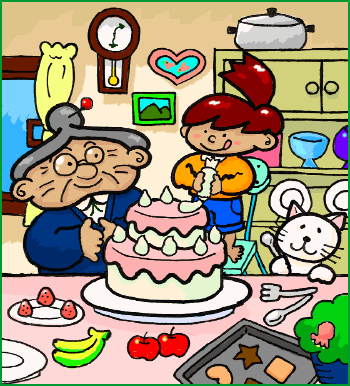
#> input picture spot1.png, 350 x 386 px
$ python comparison.py
#> lines starting #> are read from the running program, lines starting #| are printed output that depends on the picture; after the words box and inside, x2 and y2 are one past the last pixel; in counts of white or black regions, pixels touching at a corner belong together
import cv2
import numpy as np

image1 = cv2.imread("spot1.png")
#> image1 is the input picture: shape (386, 350, 3); mean B, G, R 125.9, 151.1, 159.6
image2 = cv2.imread("spot2.png")
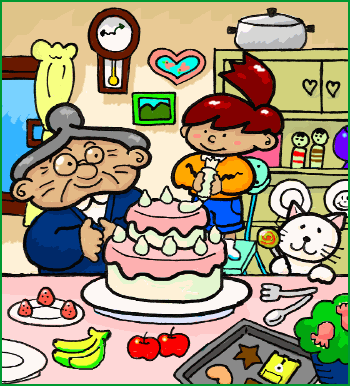
#> input picture spot2.png, 350 x 386 px
#> image2 is the input picture: shape (386, 350, 3); mean B, G, R 124.8, 151.1, 160.6

original = image1

difference = cv2.subtract(image1, image2)
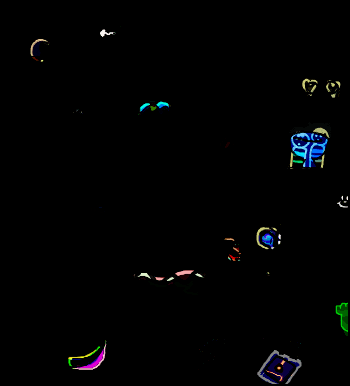
#> difference: shape (386, 350, 3); mean B, G, R 2.9, 2.5, 2

imgGray = cv2.cvtColor(difference, cv2.COLOR_BGR2GRAY)
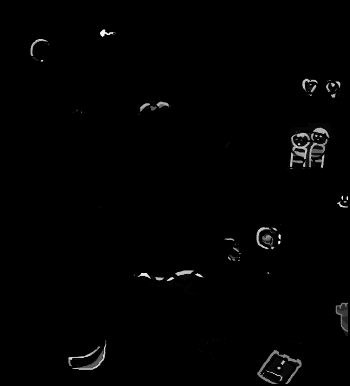
#> imgGray: shape (386, 350); min 0, max 243, mean 2.4
ret, thresh = cv2.threshold(imgGray, 127,255,0)
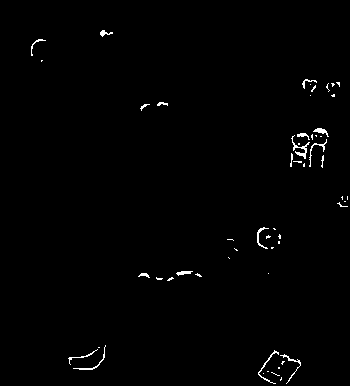
#> thresh: shape (386, 350); 0.86% white in thin lines or dots, all inside (x1, y1, x2, y2) = (31, 30, 348, 384)
contours, hierrarchy = cv2.findContours(thresh, cv2.RETR_TREE, cv2.CHAIN_APPROX_SIMPLE)
#> contours = 55 contours, 45 with area under 20; largest, box (x1, y1, x2, y2) and area: (291, 135, 310, 159) 58, (313, 128, 329, 137) 40, (258, 350, 279, 384) 36, (257, 227, 269, 249) 34, (176, 271, 193, 276) 32

cv2.imshow("Comparison 2", original)
cv2.imshow("Comparison 1", image2)
cv2.drawContours(image1, contours, -1, (0,0,0), 3)
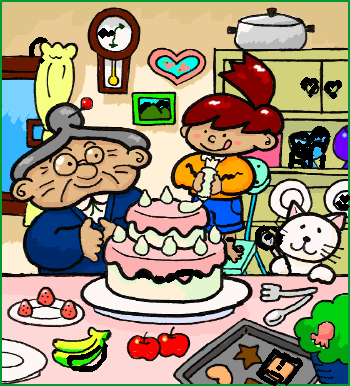
#> image1: shape (386, 350, 3); 3% of pixels changed, all inside (x1, y1, x2, y2) = (29, 28, 350, 386)
cv2.imshow("Result", image1)

cv2.waitKey(0)

cv2.destroyAllWindows()
